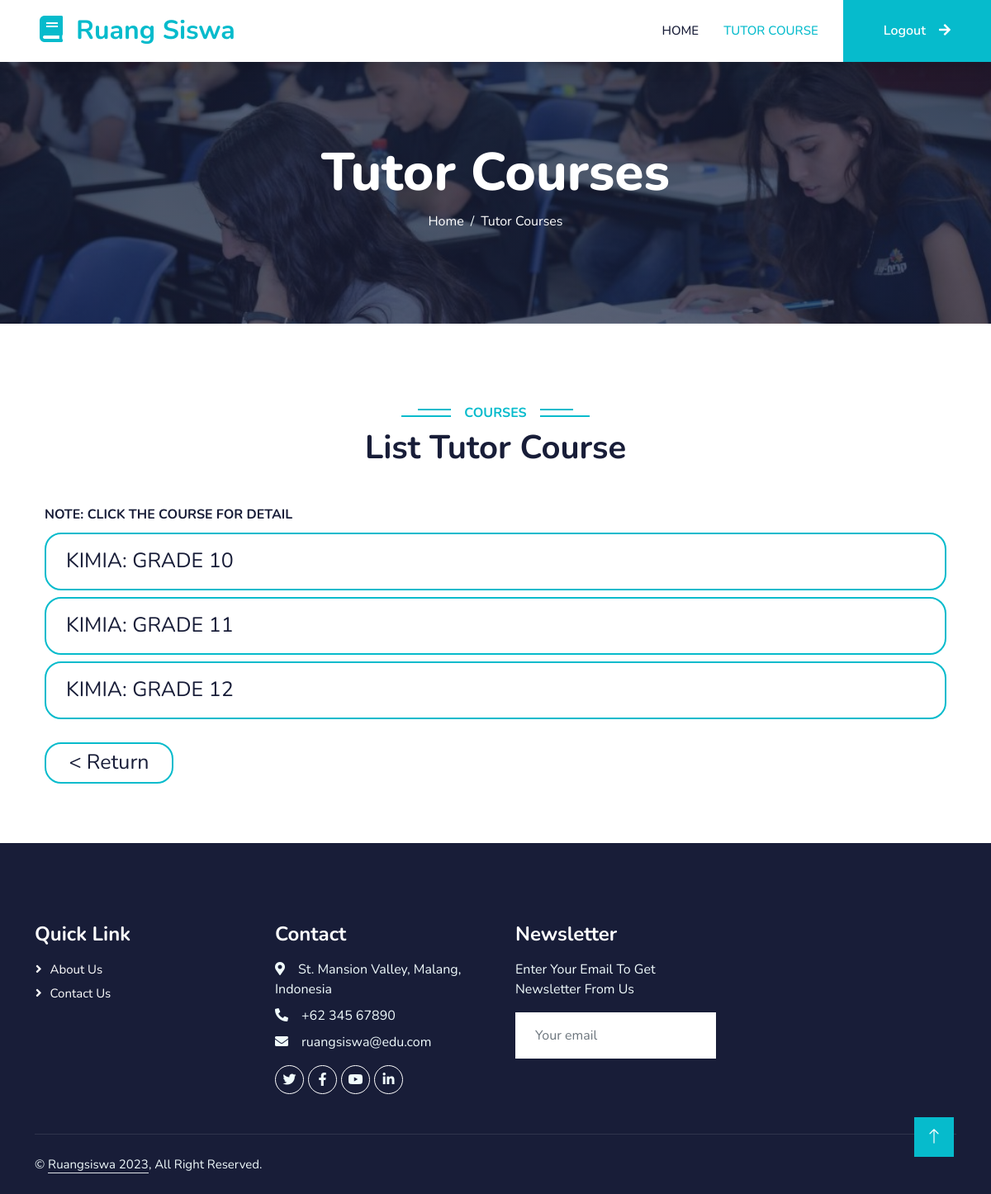
The app's page /Tutor/TutorCourse.php (signed in) with its own data.
### tables this page shows
CREATE TABLE `vipclass` (
  `CourseID` int(11) NOT NULL,
  `TutorID` varchar(100) NOT NULL
);

CREATE TABLE `vipcourse` (
  `CourseID` int(11) NOT NULL,
  `CourseName` varchar(100) NOT NULL,
  `Grade` int(3) NOT NULL CHECK (`Grade` >= 10 and `Grade` <= 12)
);

### Tutor/TutorCourse.php (the view, shortened to what this page needs)
<?php
    require_once 'connection.php';
    $userID = $_SESSION['ID'];
    $sql1 = "SELECT * FROM vipclass
    JOIN vipcourse ON (vipclass.CourseID = vipcourse.CourseID)
    JOIN tutor ON (vipclass.TutorID = tutor.TutorID)
    WHERE tutor.TutorID = '$userID'";
    $tch  = $conn->query($sql1);
?>
<!DOCTYPE html>
<html lang="en">
<head>
    <link href="https://cdnjs.cloudflare.com/ajax/libs/font-awesome/5.10.0/css/all.min.css" rel="stylesheet">
    <link href="https://cdn.jsdelivr.net/npm/bootstrap-icons@1.4.1/font/bootstrap-icons.css" rel="stylesheet">
    <link href="../lib/animate/animate.min.css" rel="stylesheet">
    <link href="../lib/owlcarousel/assets/owl.carousel.min.css" rel="stylesheet">
    <link href="../css/bootstrap.min.css" rel="stylesheet">
    <link href="../css/style.css" rel="stylesheet">
</head>
<body>
    <?php
    if(isset($_SESSION["Username"])){
    ?>
        <nav class="navbar navbar-expand-lg bg-white navbar-light shadow sticky-top p-0">
            <a href="index.php" class="navbar-brand d-flex align-items-center px-4 px-lg-5">
                <h2 class="m-0 text-primary"><i class="fa fa-book me-3"></i>Ruang Siswa</h2>
            </a>
            <div class="collapse navbar-collapse" id="navbarCollapse">
                <div class="navbar-nav ms-auto p-4 p-lg-0">
                    <a href="TutorHome.php" class="nav-item nav-link">Home</a>
                    <a href="#" class="nav-item nav-link active">Tutor Course</a>
                </div>
                <a href="../VIP/logout.php" class="btn btn-primary py-4 px-lg-5 d-none d-lg-block">Logout<i class="fa fa-arrow-right ms-3"></i></a>
            </div>
        </nav>
        <div class="container-fluid bg-primary py-5 mb-5 page-header">
            <div class="container py-5">
                <div class="row justify-content-center">
                    <div class="col-lg-10 text-center">
                        <h1 class="display-3 text-white animated slideInDown">Tutor Courses</h1>
                        <nav aria-label="breadcrumb">
                            <ol class="breadcrumb justify-content-center">
                                <li class="breadcrumb-item"><a class="text-white" href="#">Home</a></li>
                                <li class="breadcrumb-item text-white active" aria-current="page">Tutor Courses</li>
                            </ol>
                        </nav>
                    </div>
                </div>
            </div>
        </div>
        <div class="container-xxl py-5 category">
            <div class="container">
                <div class="text-center wow fadeInUp" data-wow-delay="0.1s">
                    <h6 class="section-title bg-white text-center text-primary px-3">Courses</h6>
                    <h1 class="mb-5">List Tutor Course</h1>
                </div>
                <div class="container">
                    <h6>NOTE: CLICK THE COURSE FOR DETAIL</h6>
                    <?php
                    while($teach = mysqli_fetch_assoc($tch)){
                        ?>
                        <div class="py-1">
                            <a href="TTRDetCourse.php?crs=<?php echo $teach['CourseID'];?>&tID=<?php echo $teach['TutorID'];?>&cls=<?php echo $teach['Grade'];?>" class="btn btn-white btn-lg-crcl px-4 py-1 nav-linked upscale-20 section-title-custom"><?php echo  $teach['CourseName']; echo ": ";   echo "Grade "; echo $teach['Grade'];?></a>
                        </div>
                        <?php
                    }
                    ?>
                    <div class="py-4">
                        <form>
                            <input type="button" value="< Return" class="btn btn-white btn-lg-return upscale-30 px-4 py-1" onclick="history.back()">
                        </form>
                    </div>
                </div>
            </div>
        </div>
        <div class="container-fluid bg-dark text-light footer pt-5 mt-6 wow fadeIn" data-wow-delay="0.1s">
            <div class="container py-5">
                <div class="row g-5">
                    <div class="col-lg-3 col-md-6">
                        <h4 class="text-white mb-3">Quick Link</h4>
                        <a class="btn btn-link" href="../about.php">About Us</a>
                        <a class="btn btn-link" href="../contact.php">Contact Us</a>
                    </div>
                    <div class="col-lg-3 col-md-6">
                        <h4 class="text-white mb-3">Contact</h4>
                        <p class="mb-2"><i class="fa fa-map-marker-alt me-3"></i>St. Mansion Valley, Malang, Indonesia</p>
                        <p class="mb-2"><i class="fa fa-phone-alt me-3"></i>+62 345 67890</p>
                        <p class="mb-2"><i class="fa fa-envelope me-3"></i>ruangsiswa@edu.com</p>
                        <div class="d-flex pt-2">
                            <a class="btn btn-outline-light btn-social" href="www.twitter.com"><i class="fab fa-twitter"></i></a>
                            <a class="btn btn-outline-light btn-social" href="www.facebook.com"><i class="fab fa-facebook-f"></i></a>
                            <a class="btn btn-outline-light btn-social" href="www.youtube.com"><i class="fab fa-youtube"></i></a>
                            <a class="btn btn-outline-light btn-social" href="www.linkedin.com"><i class="fab fa-linkedin-in"></i></a>
                        </div>
                    </div>
                    <div class="col-lg-3 col-md-6">
                        <h4 class="text-white mb-3">Newsletter</h4>
                        <p>Enter Your Email To Get Newsletter From Us</p>
                        <div class="position-relative mx-auto" style="max-width: 400px;">
                            <input class="form-control border-0 w-100 py-3 ps-4 pe-5" type="text" placeholder="Your email">
                        </div>
                    </div>
                </div>
            </div>
            <div class="container">
                <div class="copyright">
                    <div class="row">
                        <div class="col-md-6 text-center text-md-start mb-3 mb-md-0">
                            &copy; <a class="border-bottom" href="#">Ruangsiswa 2023</a>, All Right Reserved.
                        </div>
                        <div class="col-md-6 text-center text-md-end">
                        </div>
                    </div>
                </div>
            </div>
        </div>
    <?php
    }
    ?>
    <a href="#" class="btn btn-lg btn-primary btn-lg-square back-to-top"><i class="bi bi-arrow-up"></i></a>
</body>
</html>

### css/style.css (style rules this page uses)
:root { --primary: #06BBCC; --light: #F0FBFC; --white: #FFFFFF; --dark: #181d38; }
.back-to-top { position: fixed; display: none; right: 45px; bottom: 45px; z-index: 99; }
.upscale-30 { font-size: 30px; }
.upscale-20 { font-size: 20px; }
.btn { font-family: 'Nunito', sans-serif; font-weight: 600; transition: .5s; }
.btn.btn-primary, .btn.btn-secondary { color: #FFFFFF; }
.btn-lg-square { width: 48px; height: 48px; }
.btn-lg-return { width: 156px; height: 50px; max-width: 100%; }
.btn-lg-crcl { width: 100%; height: 70px; max-width: 100%; }
.btn-square, .btn-sm-square, .btn-lg-square { padding: 0; display: flex; align-items: center; justify-content: center; font-weight: normal; border-radius: 0px; }
.btn-lg-crcl { padding: 0; display: flex; align-items: center; justify-content: left; font-weight: normal; font-size: 25px; border-radius: 20px; border: 2px solid #06BBCC; color:#181d38; }
.btn-lg-return { padding: 0; display: flex; align-items: center; justify-content: left; font-weight: normal; font-size: 25px; border-radius: 20px; border: 2px solid #06BBCC; color:#181d38; }
.navbar-light .navbar-nav .nav-link { margin-right: 30px; padding: 25px 0; color: #FFFFFF; font-size: 15px; text-transform: uppercase; outline: none; }
.navbar-light .navbar-nav .nav-link:hover, .navbar-light .navbar-nav .nav-link.active { color: var(--primary); }
.navbar-light .navbar-brand, .navbar-light a.btn { height: 75px; }
.navbar-light .navbar-nav .nav-link { color: var(--dark); font-weight: 500; }
.navbar-light.sticky-top { top: -100px; transition: .5s; }
.page-header { background: linear-gradient(rgba(24, 29, 56, .7), rgba(24, 29, 56, .7)), url(../img/carousel-1.jpg); background-position: center center; background-repeat: no-repeat; background-size: cover; }
.breadcrumb-item + .breadcrumb-item::before { color: var(--light); }
.section-title { position: relative; display: inline-block; text-transform: uppercase; }
.section-title-custom { position: relative; text-transform: uppercase; font-family: 'nunito'; }
.section-title::before { position: absolute; content: ""; width: calc(100% + 80px); height: 2px; top: 4px; left: -40px; background: var(--primary); z-index: -1; }
.section-title::after { position: absolute; content: ""; width: calc(100% + 120px); height: 2px; bottom: 5px; left: -60px; background: var(--primary); z-index: -1; }
.footer .btn.btn-social { margin-right: 5px; width: 35px; height: 35px; display: flex; align-items: center; justify-content: center; color: var(--light); font-weight: normal; border: 1px solid #FFFFFF; border-radius: 35px; transition: .3s; }
.footer .btn.btn-link { display: block; margin-bottom: 5px; padding: 0; text-align: left; color: #FFFFFF; font-size: 15px; font-weight: normal; text-transform: capitalize; transition: .3s; }
.footer .btn.btn-link::before { position: relative; content: "\f105"; font-family: "Font Awesome 5 Free"; font-weight: 900; margin-right: 10px; }
.footer .copyright { padding: 25px 0; font-size: 15px; border-top: 1px solid rgba(256, 256, 256, .1); }
.footer .copyright a { color: var(--light); }

### records on screen
vipclass: CourseID.CourseName "KIMIA", CourseID.Grade "10"
vipclass: CourseID.CourseName "KIMIA", CourseID.Grade "11"
vipclass: CourseID.CourseName "KIMIA", CourseID.Grade "12"
